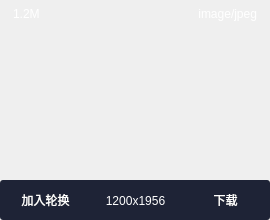
<?xml version="1.0" encoding="UTF-8"?>
<ui version="4.0">
 <class>img_view</class>
 <widget class="QFrame" name="img_view">
  <property name="geometry">
   <rect>
    <x>0</x>
    <y>0</y>
    <width>270</width>
    <height>220</height>
   </rect>
  </property>
  <property name="minimumSize">
   <size>
    <width>270</width>
    <height>220</height>
   </size>
  </property>
  <property name="maximumSize">
   <size>
    <width>270</width>
    <height>220</height>
   </size>
  </property>
  <property name="windowTitle">
   <string>Frame</string>
  </property>
  <property name="styleSheet">
   <string notr="true">*{
	font: normal 12px &quot;微软雅黑&quot;;
	color:#FFF;
}

#img_view{
	border-radius:3px;
}

#bottom_pannel{
	border-radius:3px;
	background-color:rgb(30, 35, 54)
}

#byte_size_label,#type_label{
	padding:15px 10px 10px 10px;
	background-color:rgb(49, 49, 49,.45)
}

#add_btn,#download_btn{
	border-radius: 3px;
	padding:5px 10px 5px 10px;
	min-width:35px;
	text-align:center;
    background:transparent;
}

#add_btn:hover,#download_btn:hover{
    background-color:#2c626f;
}</string>
  </property>
  <property name="lineWidth">
   <number>0</number>
  </property>
  <widget class="QLabel" name="img_label">
   <property name="geometry">
    <rect>
     <x>0</x>
     <y>0</y>
     <width>270</width>
     <height>180</height>
    </rect>
   </property>
   <property name="text">
    <string/>
   </property>
   <property name="pixmap">
    <pixmap resource="resource.qrc">:/images/preview.jpg</pixmap>
   </property>
   <property name="scaledContents">
    <bool>true</bool>
   </property>
   <property name="alignment">
    <set>Qt::AlignCenter</set>
   </property>
  </widget>
  <widget class="QWidget" name="horizontalLayoutWidget">
   <property name="geometry">
    <rect>
     <x>0</x>
     <y>-10</y>
     <width>272</width>
     <height>42</height>
    </rect>
   </property>
   <layout class="QHBoxLayout" name="top_horizontalLayout">
    <property name="spacing">
     <number>0</number>
    </property>
    <property name="sizeConstraint">
     <enum>QLayout::SetDefaultConstraint</enum>
    </property>
    <item>
     <widget class="QLabel" name="type_label">
      <property name="minimumSize">
       <size>
        <width>135</width>
        <height>40</height>
       </size>
      </property>
      <property name="maximumSize">
       <size>
        <width>135</width>
        <height>40</height>
       </size>
      </property>
      <property name="styleSheet">
       <string notr="true"/>
      </property>
      <property name="text">
       <string>1.2M</string>
      </property>
      <property name="alignment">
       <set>Qt::AlignLeading|Qt::AlignLeft|Qt::AlignVCenter</set>
      </property>
     </widget>
    </item>
    <item>
     <widget class="QLabel" name="byte_size_label">
      <property name="minimumSize">
       <size>
        <width>135</width>
        <height>40</height>
       </size>
      </property>
      <property name="maximumSize">
       <size>
        <width>135</width>
        <height>40</height>
       </size>
      </property>
      <property name="styleSheet">
       <string notr="true"/>
      </property>
      <property name="text">
       <string>image/jpeg</string>
      </property>
      <property name="alignment">
       <set>Qt::AlignRight|Qt::AlignTrailing|Qt::AlignVCenter</set>
      </property>
     </widget>
    </item>
   </layout>
  </widget>
  <widget class="QWidget" name="bottom_pannel" native="true">
   <property name="geometry">
    <rect>
     <x>0</x>
     <y>180</y>
     <width>270</width>
     <height>40</height>
    </rect>
   </property>
   <property name="minimumSize">
    <size>
     <width>270</width>
     <height>40</height>
    </size>
   </property>
   <property name="maximumSize">
    <size>
     <width>270</width>
     <height>40</height>
    </size>
   </property>
   <widget class="QWidget" name="horizontalLayoutWidget_2">
    <property name="geometry">
     <rect>
      <x>0</x>
      <y>0</y>
      <width>271</width>
      <height>41</height>
     </rect>
    </property>
    <layout class="QHBoxLayout" name="bottom_horizontalLayout">
     <property name="spacing">
      <number>9</number>
     </property>
     <property name="leftMargin">
      <number>5</number>
     </property>
     <property name="rightMargin">
      <number>5</number>
     </property>
     <item>
      <widget class="QPushButton" name="add_btn">
       <property name="text">
        <string>加入轮换</string>
       </property>
      </widget>
     </item>
     <item>
      <widget class="QLabel" name="size_label">
       <property name="text">
        <string>1200x1956</string>
       </property>
       <property name="alignment">
        <set>Qt::AlignCenter</set>
       </property>
      </widget>
     </item>
     <item>
      <widget class="QPushButton" name="download_btn">
       <property name="text">
        <string>下载</string>
       </property>
      </widget>
     </item>
    </layout>
   </widget>
  </widget>
 </widget>
 <resources>
  <include location="resource.qrc"/>
 </resources>
 <connections/>
</ui>
